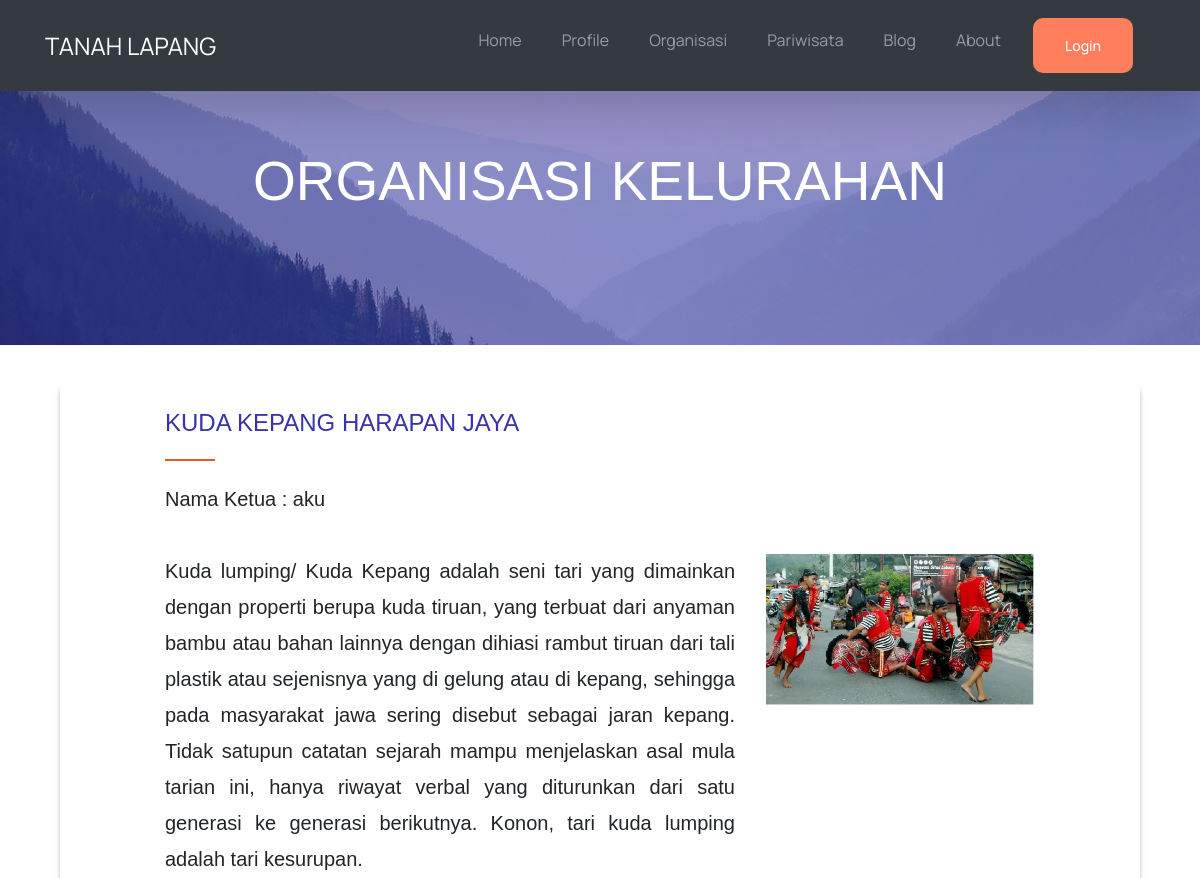
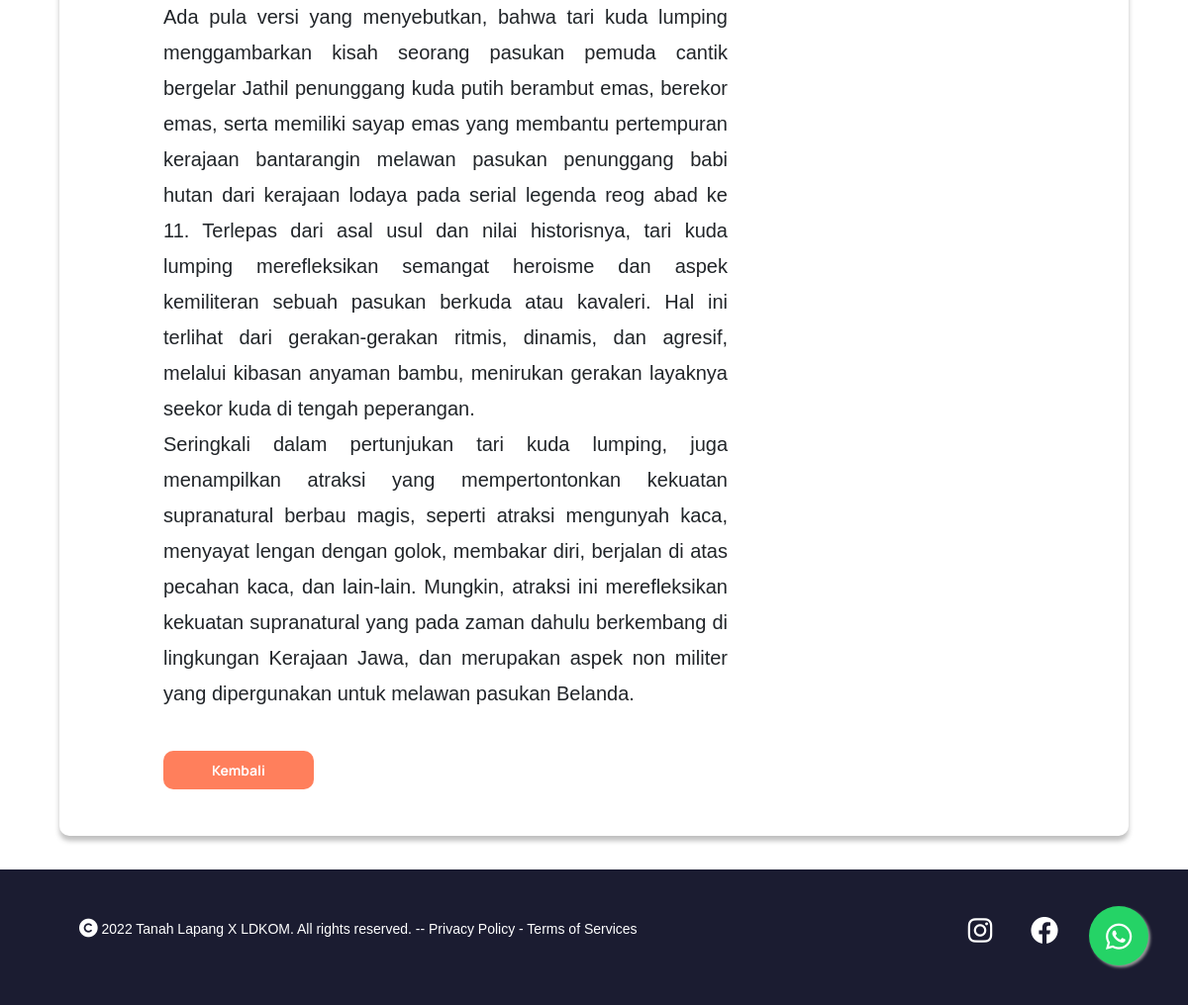
Page /detail_organisasi.php?id=1 on the committed database (2 pictures, top to bottom).
### tables this page shows
CREATE TABLE `organisasi` (
  `id` int(11) NOT NULL,
  `nama` varchar(1000) NOT NULL,
  `ketua` varchar(1000) NOT NULL,
  `bidang` varchar(1000) NOT NULL,
  `nohp` varchar(1000) NOT NULL,
  `deskripsi` mediumtext NOT NULL,
  `foto` varchar(1000) DEFAULT NULL
);

### detail_organisasi.php (the view, shortened to what this page needs)
<!DOCTYPE html>
<html lang="en">
<?php include("navbar.php"); ?>
<div class="bgimg container-fluid banner">
      <div class="container text-center">
        <h1 style="font-size: 55px; padding-bottom:30px; padding-top: 20px;">ORGANISASI KELURAHAN</h1>
      </div>
    </div>
<div class="konten">
    <?php
    require_once('connect.php');
    $id = $_GET['id'];
    $sql = "SELECT * FROM organisasi WHERE id='$id'";
    $organisasi = $conn->query($sql);
    while ($data = $organisasi->fetch_assoc()) {
    ?>
        <div class=" container-fluid">
            <div class="paragraf">
                <h4 style=" color: #3734A9;">
                    <?php echo $data['nama'] ?>
                </h4>
                <a>Nama Ketua : </a> <a><?php echo $data['ketua'] ?></a>
                <br>
                <br>
                <div class="row">
                    <div class="col-8">
                    <p style="text-align: justify"><?php echo nl2br($data['deskripsi']) ?></p>
                </div>
                <div class="float-end col-4 ">
                    <img src="assets/img/organisasi/<?php echo $data['foto'] ?>" alt="" style="width: 100%" >
                </div>
            </div>
            <div class="my-4">
          <a style="background-color: #ff7f5c; color: #fff; font-size: 14px; font-weight: bold; border-radius: 10px; float:left" href="organisasi.php" class="btn px-5 py-2 float-start" role="button">Kembali</a><br>
        </div>
    </div>
            </div>
        </div>
    <?php } ?>
</body>
</html>

### css/UIstyle.css (style rules this page uses)
body { background-color: #FAFBFF; }
.banner { padding-top: 10%; padding-bottom: 7%; color: #fff; }
.btn { font-family: Arial, "Helvetica Neue", Helvetica, sans-serif; font-size: 16pxs; background: #FF7F5C; border-radius: 47px; border-width: 10px; color: #ffffff; }
.konten { width: 90%; height: auto; background-color: #FFFFFF; box-shadow: 0px 5px 5px rgba(0, 0, 0, 0.25); border-radius: 10px; display: flex; margin: 34px auto 34px auto; position: relative; justify-content: space-evenly; align-items: center; }
.paragraf { padding: 26px 90px ; font-size: 20px; font-style: normal; }
.paragraf h4 { color: #3734A9; position: relative; margin-bottom: 40px; font-weight: 500; }
.paragraf h4::before { content: ''; position: absolute; left: 0; bottom: -20px; background-color: #E15B29; height: 2px; box-sizing: border-box; width: 50px; }
.foo { background-color: #1B1C31; color: #FFFFFF; display: flex; justify-content: space-between; }
.copyright { padding-left: 80px; }
.kontak { padding-right: 64px; }
.kontak a { padding-left: 35px; color: #ffffff; }

### css/style.css (style rules this page uses)
body { font-family: 'Manrope', sans-serif; }
.btn { background: #3734A9; border-radius: 7px; color: white; padding: 25px ; text-align: center; text-decoration: none; font-size: 14px; font-weight: 500; font-family: 'Manrope', sans-serif; }

### navbar.php (style rules this page uses)
.bgimg { background-image: url('assets/img/bg2.JPG'); }

### rows in the picture
organisasi: nama "KUDA KEPANG HARAPAN JAYA", ketua "aku", deskripsi "Kuda lumping/ Kuda Kepang adalah seni tari yang dimainkan dengan properti berupa kuda tiruan, yang terbuat dari anyaman bambu atau bahan lainnya dengan dihiasi rambut tiruan dari tali plastik atau sejenisnya yang di gelung atau di kepang, sehingga pada masyarakat jawa sering disebut sebagai jaran kepang. Tidak satupun catatan sejarah mampu menjelaskan asal mula tarian ini, hanya riwayat verbal yang diturunkan dari satu generasi ke generasi berikutnya. Konon, tari kuda lumping adalah tari kesurupan. Ada pula versi yang menyebutkan, bahwa tari kuda lumping menggambarkan kisah seorang pasukan pemuda cantik bergelar Jathil penunggang kuda putih berambut emas, berekor emas, serta memiliki sayap…", foto (picture)
